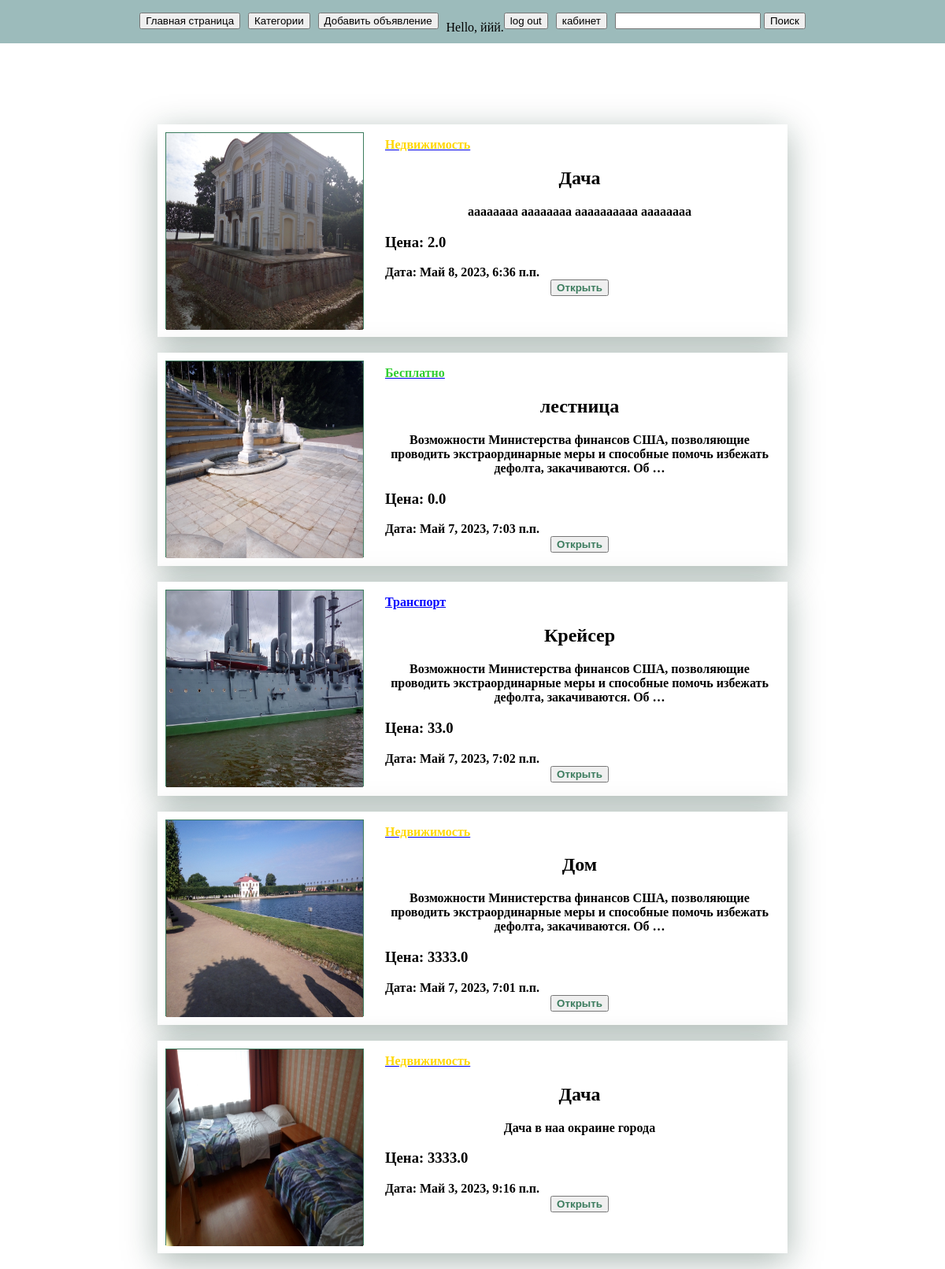
Screenshot of / (signed in) with the database file from the repository.
### learning_logs/models.py (models this page shows, shortened)
class Объявление(models.Model):
    категория = models.ForeignKey(Категория,on_delete=models.PROTECT)#нельзя удалить окуда есть записи
    товар = models.CharField(max_length=200)
    фото = models.ImageField(upload_to="photos/%Y/%m/%d/",blank=True)
    описание_товара = models.TextField(max_length=300)
    цена = models.FloatField(blank=True,)#хранит, значение типа Number, которое представляет число с плавающей точкой
    дата = models.DateTimeField(auto_now_add=True)
    wner = models.ForeignKey(User,on_delete=models.CASCADE,null=True)
    телефон = models.CharField(max_length=20)
    адрес = models.CharField(max_length=100)
    число = models.IntegerField(null=True)#хранит значение типа Number, которое представляет целочисленное значение
    class Meta:
        verbose_name_plural = 'Объявления'
        ordering = ['-дата']

class Категория(models.Model):
    категория = models.CharField(max_length=50)
    class Meta:
        verbose_name_plural = 'Категории'
    def __str__(self):
        return self.категория

### learning_logs/views.py (the view)
# urls.py: path('', views.index, name='index'),
def index(request):
    категории = Категория.objects.all()
    объявлении = Объявление.objects.all()
    context = {"категории":категории,"объявлении":объявлении,"цвет":цвет}
    return render(request, 'learning_logs/index.html',context)

### learning_logs/templates/learning_logs/index.html
﻿{% extends "learning_logs/base.html" %}
{% block content %}
{% for й in объявлении %}
<div  class="запись">
	<div class="фото">
	{% if й.фото %}
 		<img src="{{й.фото.url}}" width="250" height="250">
	{% endif %}
	</div>
	<div class="текст">
	{% if й.категория.pk == 1 %}
		<a href="{% url 'learning_logs:открыть_категорию' й.категория.pk %}" ><font color={{цвет.0}}>{{й.категория}}</font></a>
		{% elif й.категория.pk == 2 %}
		<a href="{% url 'learning_logs:открыть_категорию' й.категория.pk %}" ><font color={{цвет.1}}>{{й.категория}}</font></a>
		{% elif й.категория.pk == 3 %}
		<a href="{% url 'learning_logs:открыть_категорию' й.категория.pk %}" ><font color={{цвет.2}}>{{й.категория}}</font></a>
	{% endif %}
	<center><h2 class="qq">{{ й.товар }}</h2></center>
	<center>{{ й.описание_товара|linebreaks|truncatewords:15 }}</center>
	<h3>Цена: {{ й.цена }}</h3>
	Дата: {{ й.дата }}
	<center><a href="{% url 'learning_logs:открыть' й.pk %}"> <button class="кнопка_от">Открыть</button> </a></center>
	</div>
</div>
{% endfor %}
{% endblock content %}

### learning_logs/templates/learning_logs/base.html (shortened to what this page needs)
﻿<!DOCTYPE html>
{% load static %}
<html lang="en">
<head>
	<link rel="stylesheet" href="/media/static/main.css">
</head>
<body>
<div class="ссылки">
	<a href="{% url 'learning_logs:index' %}"><button>Главная страница</button></a>
	<a href="{% url 'learning_logs:категории' %}"><button>Категории</button></a>
	<a href="{% url 'learning_logs:новое_объявление' %}"><button>Добавить объявление</button></a>
	{% if user.is_authenticated %}
	    	Hello, {{ user.username }}.
	<a href="{% url 'users:logout' %}"><button>log out</button></a>
 		{% else %}
	<a href="{% url 'users:register' %}"><button>register</button></a>
	   	<a href="{% url 'users:login' %}"><button>log in</button></a>
 		{% endif %}
	<a href="{% url 'learning_logs:кабинет' %}"><button>кабинет</button> </a>
<form method="POST" action="поиск" >
        <p>
            <input type="text" name="имя" />
	    <input type="submit" value="Поиск" >
        </p>
</form >
</div>
<div class="block">
{% block content %}{% endblock content %}
</div>
</body>
</html>

### media/static/main.css (style rules this page uses)
body { margin: 0; }
.ссылки { width: 100%; height: 55px; background-color: rgb(156, 187, 187); display: flex; justify-content: center; align-items: center; position: fixed; top: 0; flex-wrap: wrap; }
.ссылки a { margin-right: 10; margin-bottom: 16; }
.block { padding: 20px; max-width: 1110px; margin-left: auto; margin-right: auto; margin-top: 100px; }
.запись { display: flex; padding: 10px; max-width: 800px; margin-left: auto; margin-right: auto; background-color: white; box-shadow: 0px 10px 40px rgba(11, 48, 34, 0.35); margin-top: 20; }
.запись button { color: #3c7c5e; font-weight: bold; }
.фото { border: 1px solid #3c7c5e; max-height: 250; }
.текст { font-weight: bold; margin-left: 20; width: 555; padding: 7px; }

### rows the page displays
Объявление: фото (picture), категория.категория "Недвижимость", товар "Дача", описание_товара "аааааааа аааааааа аааааааааа аааааааа", цена "2.0", дата "Май 8, 2023, 6:36 п.п."
Объявление: фото (picture), категория.категория "Бесплатно", товар "лестница", описание_товара "Возможности Министерства финансов США, позволяющие проводить экстраординарные меры и способные помочь избежать дефолта, закачиваются. Об …", цена "0.0", дата "Май 7, 2023, 7:03 п.п."
Объявление: фото (picture), категория.категория "Транспорт", товар "Крейсер", описание_товара "Возможности Министерства финансов США, позволяющие проводить экстраординарные меры и способные помочь избежать дефолта, закачиваются. Об …", цена "33.0", дата "Май 7, 2023, 7:02 п.п."
Объявление: фото (picture), категория.категория "Недвижимость", товар "Дом", описание_товара "Возможности Министерства финансов США, позволяющие проводить экстраординарные меры и способные помочь избежать дефолта, закачиваются. Об …", цена "3333.0", дата "Май 7, 2023, 7:01 п.п."
Объявление: фото (picture), категория.категория "Недвижимость", товар "Дача", описание_товара "Дача в наа окраине города", цена "3333.0", дата "Май 3, 2023, 9:16 п.п."

### other values shown
{{ user.username }} "ййй"
